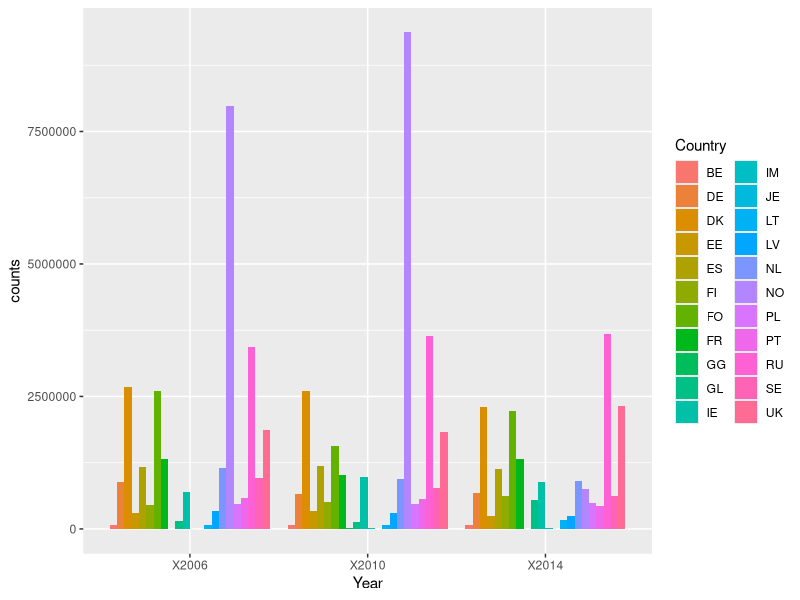
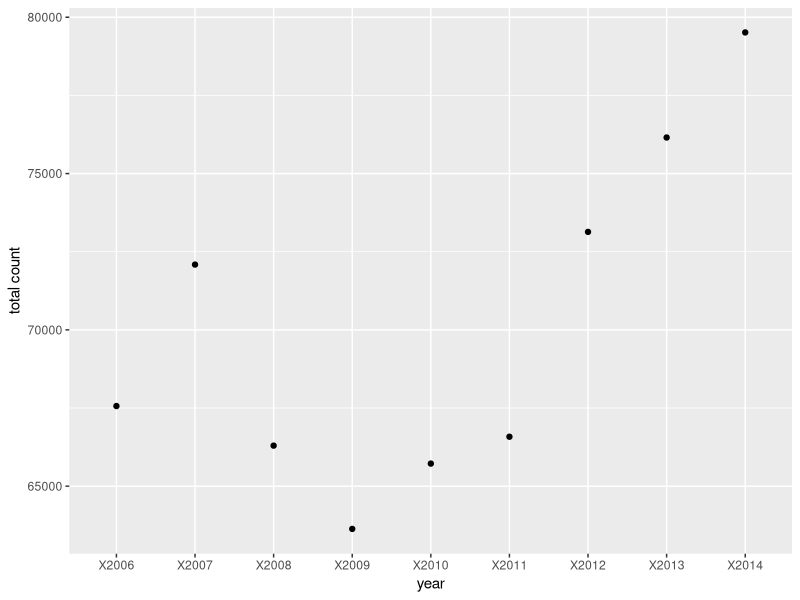
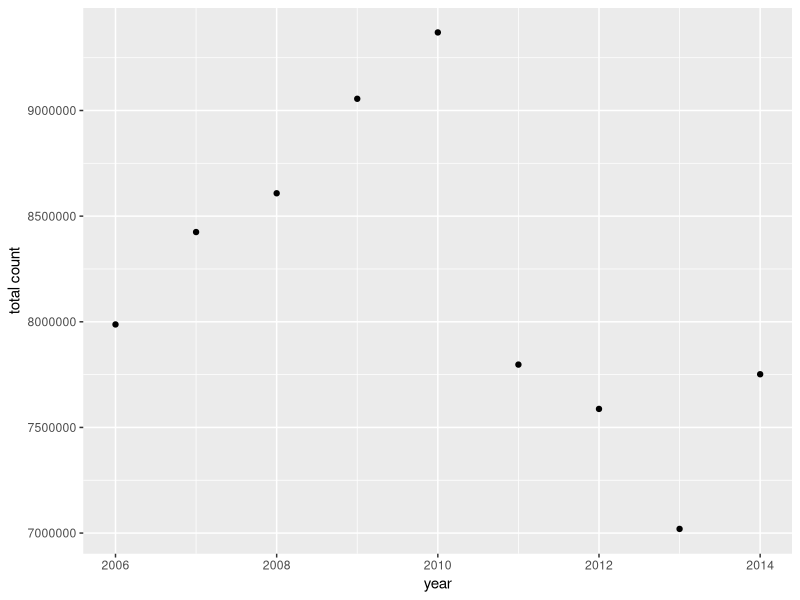
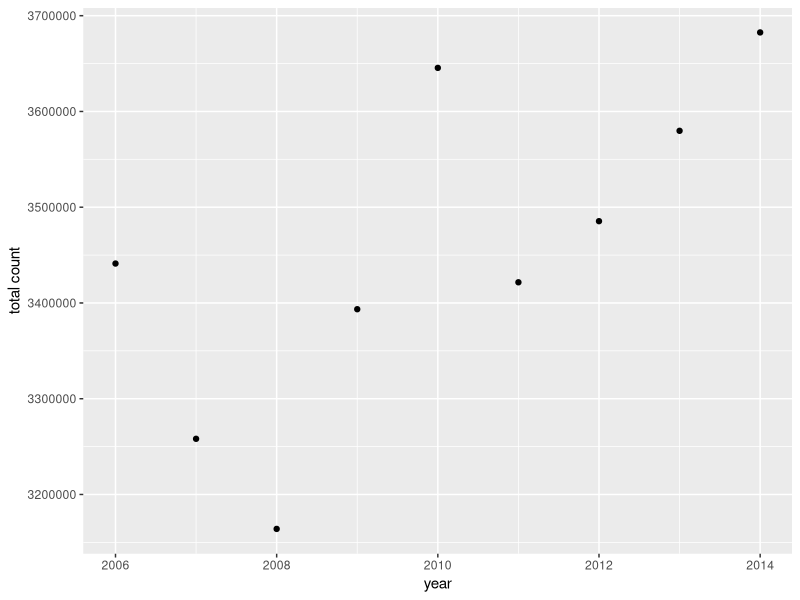
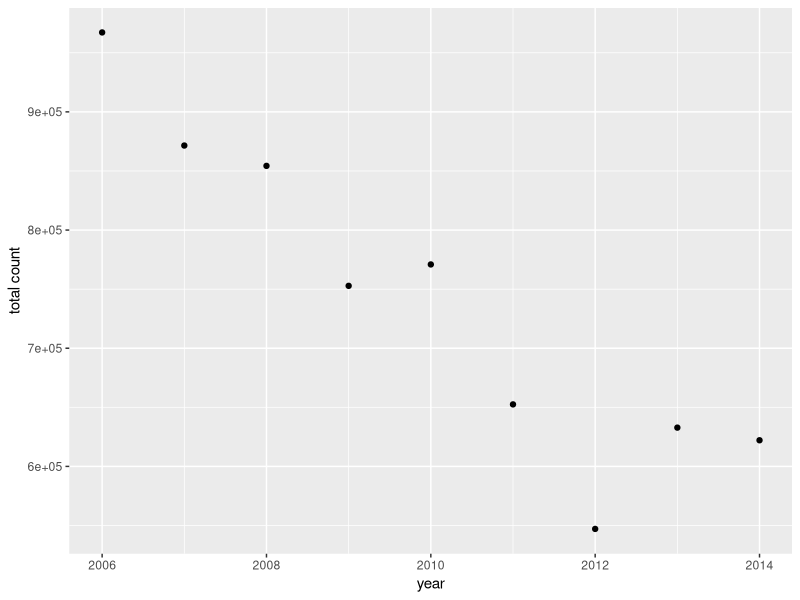
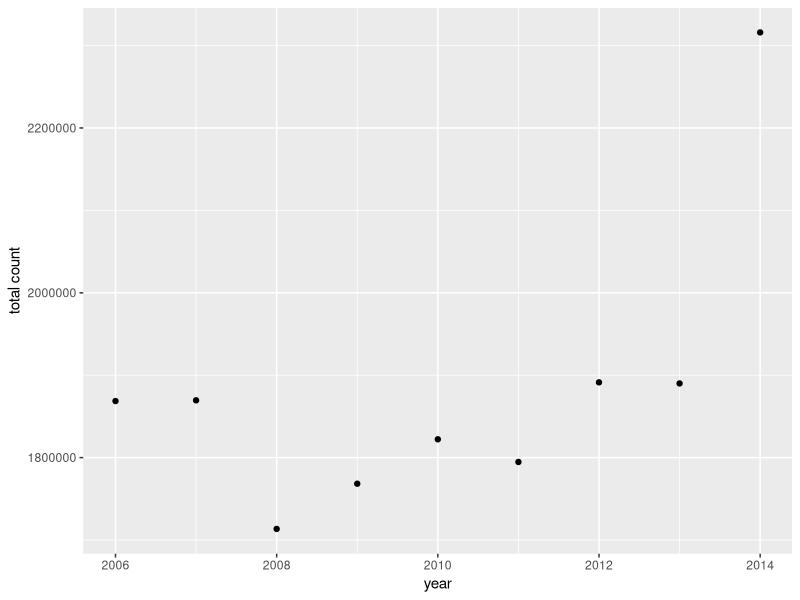
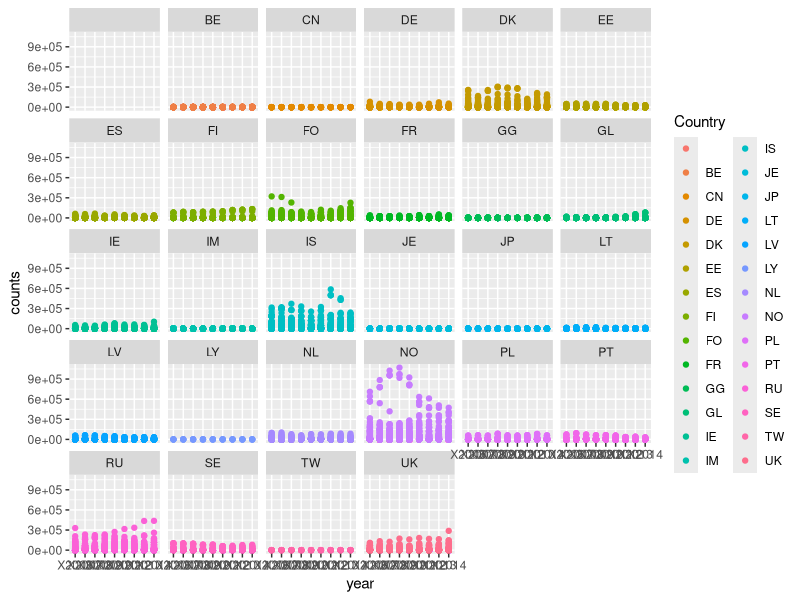

Reproduce these figures in R, in order.
## ---- chunk 1
library(tidyverse)
library(dplyr)
## ---- chunk 2
all_data<-read.csv("Raw_Data/fish_catches.csv")
head(all_data)
## ---- chunk 3
total_catch<-read.csv("Clean_Data/Total_catch.csv")
head(total_catch)
## ---- chunk 4
total_catch_long<-gather(total_catch,year, counts, -Country)
head(total_catch_long)
## ---- chunk 5
ggplot(total_catch_long, aes(year,counts))+
  geom_bar(aes(fill=Country),stat="identity",position="dodge")+
  labs(x="Year")
## ---- chunk 6
fish_catch<-read.csv("Clean_Data/BelgiumCatch.csv")
head(fish_catch)
## ---- chunk 7
BEdata<- fish_catch %>%
  gather(year, count, X2014:X2013:X2012:X2011:X2010:X2009:X2008:X2007:X2006)
BEdataframe<-data.frame(BEdata)
BE_catch<-BEdata%>%
  select(year,count)
new_BE<-BE_catch%>%
  group_by(year)%>%
  summarize(count=sum(count))
new_BE
## ---- chunk 8
ggplot(new_BE)+
  geom_point(aes(year,count))+
  labs(y="total count")
## ---- chunk 9
NO<-all_data%>%
  filter(Country=="NO")%>%
  select(X2014,X2013,X2012,X2011,X2010,X2009,X2008,X2007,X2006)
longNO<-gather(NO)
NO_by_year<-matrix(c(2014, sum(NO$X2014),
       2013, sum(NO$X2013),
       2012, sum(NO$X2012),
       2011, sum(NO$X2011),
       2010, sum(NO$X2010),
       2009, sum(NO$X2009),
       2008, sum(NO$X2008),
       2007, sum(NO$X2007),
       2006, sum(NO$X2006)), nrow=9, ncol=2,byrow=TRUE) 
colnames(NO_by_year)<-c("year","count")
NO_data<-data.frame(NO_by_year)
ggplot(NO_data)+
  geom_point(aes(year,count))+
  labs(y="total count")
## ---- chunk 10
RU<-all_data%>%
  filter(Country=="RU")%>%
  select(X2014,X2013,X2012,X2011,X2010,X2009,X2008,X2007,X2006)
longRU<-gather(RU)
RU_by_year<-matrix(c(2014, sum(RU$X2014),
       2013, sum(RU$X2013),
       2012, sum(RU$X2012),
       2011, sum(RU$X2011),
       2010, sum(RU$X2010),
       2009, sum(RU$X2009),
       2008, sum(RU$X2008),
       2007, sum(RU$X2007),
       2006, sum(RU$X2006)), nrow=9, ncol=2,byrow=TRUE) 
colnames(RU_by_year)<-c("year","count")
RU_data<-data.frame(RU_by_year)
ggplot(RU_data)+
  geom_point(aes(year,count))+
  labs(y="total count")
## ---- chunk 11
SE<-all_data%>%
  filter(Country=="SE")%>%
  select(X2014,X2013,X2012,X2011,X2010,X2009,X2008,X2007,X2006)
longSE<-gather(SE)
SE_by_year<-matrix(c(2014, sum(SE$X2014),
       2013, sum(SE$X2013),
       2012, sum(SE$X2012),
       2011, sum(SE$X2011),
       2010, sum(SE$X2010),
       2009, sum(SE$X2009),
       2008, sum(SE$X2008),
       2007, sum(SE$X2007),
       2006, sum(SE$X2006)), nrow=9, ncol=2,byrow=TRUE) 
colnames(SE_by_year)<-c("year","count")
SE_data<-data.frame(SE_by_year)
ggplot(SE_data)+
  geom_point(aes(year,count))+
  labs(y="total count")
## ---- chunk 12
UK<-all_data%>%
  filter(Country=="UK")%>%
  select(X2014,X2013,X2012,X2011,X2010,X2009,X2008,X2007,X2006)
longUK<-gather(UK)
UK_by_year<-matrix(c(2014, sum(UK$X2014),
       2013, sum(UK$X2013),
       2012, sum(UK$X2012),
       2011, sum(UK$X2011),
       2010, sum(UK$X2010),
       2009, sum(UK$X2009),
       2008, sum(UK$X2008),
       2007, sum(UK$X2007),
       2006, sum(UK$X2006)), nrow=9, ncol=2,byrow=TRUE) 
colnames(UK_by_year)<-c("year","count")
UK_data<-data.frame(UK_by_year)
ggplot(UK_data)+
  geom_point(aes(year,count))+
  labs(y="total count")
## ---- chunk 13
data<-all_data%>%
  select(Country,X2014,X2013,X2012,X2011,X2010,X2009,X2008,X2007,X2006)
long_data<-gather(data, year, counts, -Country)
ggplot(long_data)+
  geom_point(aes(x=year,y=counts,color=Country))+
  facet_wrap(~Country)
